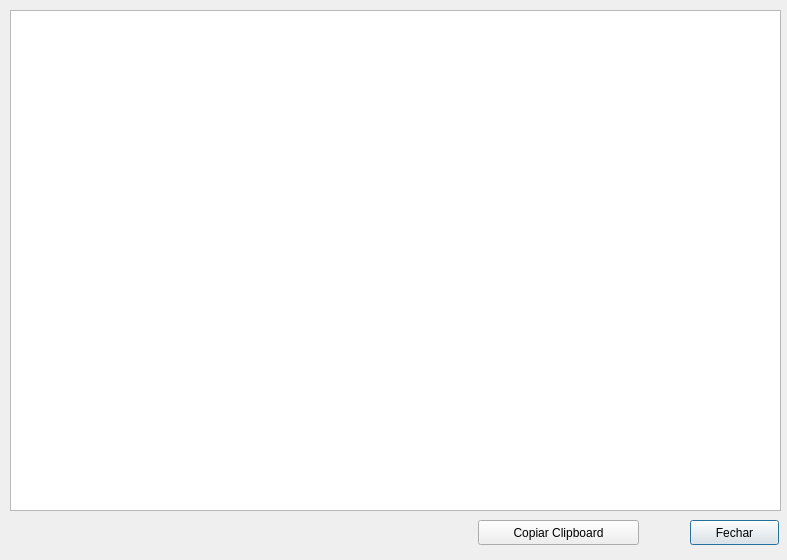
<?xml version="1.0" encoding="UTF-8"?>
<ui version="4.0">
 <class>MostraDot</class>
 <widget class="QDialog" name="MostraDot">
  <property name="geometry">
   <rect>
    <x>0</x>
    <y>0</y>
    <width>787</width>
    <height>560</height>
   </rect>
  </property>
  <property name="windowTitle">
   <string>Dialog</string>
  </property>
  <widget class="QPushButton" name="fechar">
   <property name="geometry">
    <rect>
     <x>690</x>
     <y>520</y>
     <width>89</width>
     <height>25</height>
    </rect>
   </property>
   <property name="text">
    <string>Fechar</string>
   </property>
  </widget>
  <widget class="QPlainTextEdit" name="dotEdit">
   <property name="geometry">
    <rect>
     <x>10</x>
     <y>10</y>
     <width>771</width>
     <height>501</height>
    </rect>
   </property>
  </widget>
  <widget class="QPushButton" name="b_copy">
   <property name="geometry">
    <rect>
     <x>478</x>
     <y>520</y>
     <width>161</width>
     <height>25</height>
    </rect>
   </property>
   <property name="text">
    <string>Copiar Clipboard</string>
   </property>
  </widget>
 </widget>
 <resources/>
 <connections/>
</ui>
